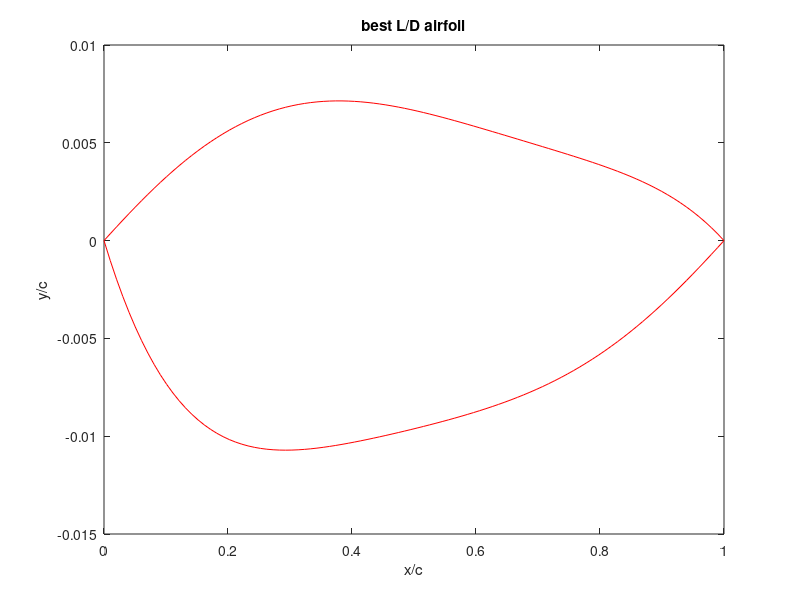
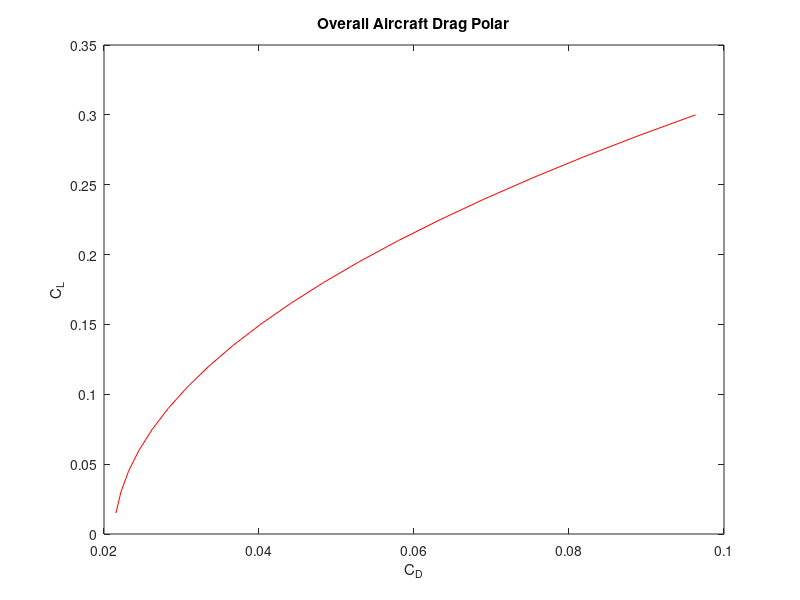
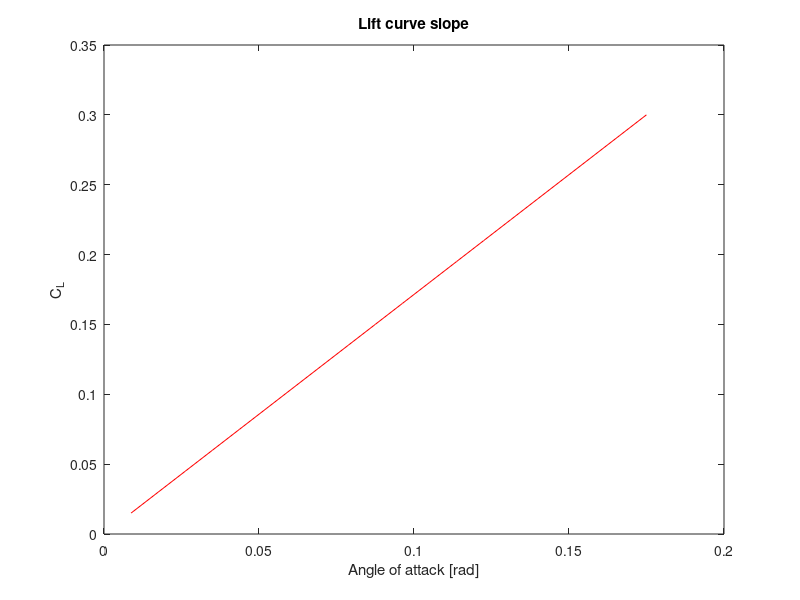
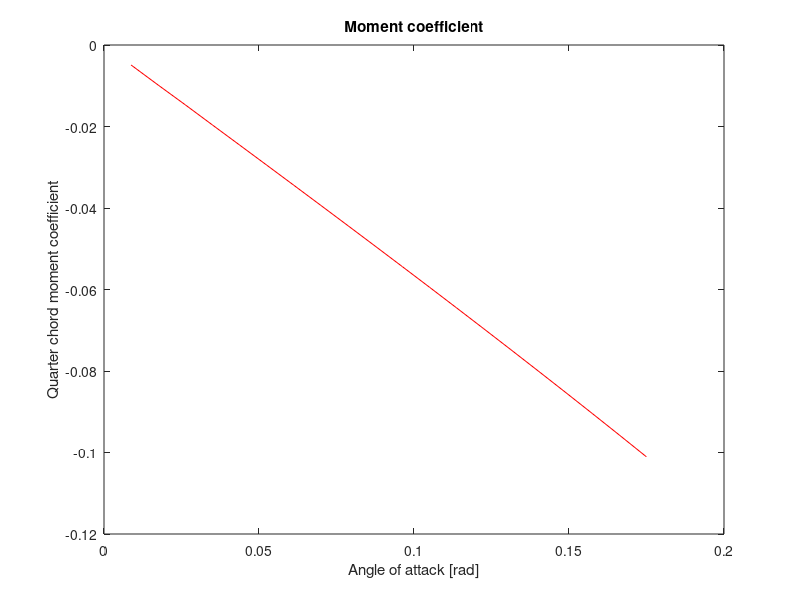

These figures' MATLAB source, in order:
% =============================================================================
% AIRFOIL GEOMETRY + AERODYNAMIC ANALYSIS
% =============================================================================
% Purpose:
%   1) Fit polynomial airfoil surfaces from LE radius, crest location, and TE slopes.
%   2) Compute section pressures, lift, and drag (subsonic thin-airfoil +
%      Prandtl-Glauert, or supersonic shock-expansion).
%   3) Sweep crest geometry to maximize L/D.
%   4) Check turbulent separation with Stratford's criterion (s_A vs s_B).
%
% Notes:
%   - Subsonic branch: M < 1.  Supersonic branch: M >= 1.
% =============================================================================

clc
clear
close all

%% ======================== 1. MISSION / FLOW INPUTS ========================
sweep=.9599;        % wing sweep [deg then rad]; last value used
e=.7567;.7;.4;.7;                      % Oswald efficiency
AR=2.8;8;1.75;8;                   % aspect ratio
C_d_0=.012;                        % profile / parasite Cd
Cd_p_fus=.002;                      % fuselage parasite Cd
i_max=200;                          % chordwise stations for force integration
xx_max=200;                         % stations for thin-airfoil integrals
y=1.4;                              % gamma (ratio of specific heats)
M=2;.4;.85;                  % Freestream Mach; first value used
a_inf=343;                          % Freestream air speed of sound
mu=1.789E-5;                        % Freestream air dynamic viscosity
rho=.3;1.225;.3;1.225;              % Freestream air density 
T_inf=300;                          % Freestream air temperature
p_inf=.2*101300;                    % Freestream air pressure
Cp=1005;                            % Specific heat of air
c_root=11.42;                       % Root chord length
%% ======================== 2. AIRFOIL GEOMETRY CONTROLS ========================
r_le = 0.04;                        % Wing leading-edge radius / chord
theta_le_u = 2*pi/180;3*pi/180;     % Upper surface leading edge angle
theta_te_u = -2*pi/180;-2*pi/180;   % Upper surface trailing edge angle
theta_le_l = -6*pi/180;-3*pi/180;   % Lower surface leading edge angle
theta_te_l = 2*pi/180;2*pi/180;     % Lower surface trailing edge angle

x_crest_u_min=0.25;                 %Lower bound best L/D max airfoil thickness x location (upper surface)
x_crest_u_max=0.4;                  %Upper bound best L/D max airfoil thickness x location (upper surface)
y_crest_u_min=0.005;                %Lower bound best L/D max airfoil thickness y location (upper surface) 
y_crest_u_max=.01;                  %Upper bound best L/D max airfoil thickness y location (upper surface)
x_crest_l_min=0.25;                 %Lower bound best L/D max airfoil thickness x location (lower surface)
x_crest_l_max=0.4;                  %Upper bound best L/D max airfoil thickness x location (lower surface)
y_crest_l_min=-0.005;               %Lower bound best L/D max airfoil thickness y location (lower surface)
y_crest_l_max=-.015;                 %Upper bound best L/D max airfoil thickness y location (lower surface)

%% ============================= For loop iteration parameters ======================== %%
N=20;                               % upper and lower surface iteration number for Prandtl-Meyer / shock relations
xxxx_max=15;                        % upper section iteration number for Prandtl-Meyer / shock relations
xxxxx_max=20;                       % lower section iteration number for Prandtl-Meyer / shock relations
xxxxxxx_max=15;                     % lower section iteration number for Prandtl-Meyer / shock relations
pp_max=0;                           % iteration number controlling x_crest_l
nn_max=0;                           % iteration number controlling y_crest_l
p_max=0;                            % iteration number controlling x_crest_u
n_max=0;                            % iteration number controlling y_crest_u
C_L_i_max=20;                       % iteration number controlling C_L increment
C_L_max=.3;                         % Max coefficient of lift analyzed for the creation of the plots

v_inf=1;                            % nondimensional freestream speed (do not change)
dx=1/i_max;

%% ======================== 3. CREST-GEOMETRY SEARCH LOOPS ========================
for C_L_i=1:C_L_i_max
C_L(C_L_i)=C_L_i/C_L_i_max*C_L_max;
% Nested brute-force sweep of lower/upper crest (x,y) to maximize L/D.
% Loop order:  pp = x_crest_l , nn = y_crest_l , p = x_crest_u , n = y_crest_u
for pp=2:pp_max+2
x_crest_l=(x_crest_l_max-x_crest_l_min)*(pp-2)/pp_max+x_crest_l_min;    
x_crest_l = .292857;
% x_crest_l = .292857;
for nn=2:nn_max+2
% y_crest_u = .2;
y_crest_l=(y_crest_l_max-y_crest_l_min)*(nn-2)/nn_max+y_crest_l_min;
y_crest_l=-.010714;
% y_crest_l=-.010714;
for p=2:p_max+2
x_crest_u=(x_crest_u_max-x_crest_u_min)*(p-2)/p_max+x_crest_u_min;
x_crest_u=.378571;
% x_crest_u=.378571;
for n=2:n_max+2
y_crest_u=(y_crest_u_max-y_crest_u_min)*(n-2)/n_max+y_crest_u_min;
y_crest_u=.007143;
% y_crest_u=.1;


%% ======================== 4. FIT POLYNOMIAL AIRFOIL SURFACES ========================
% Subsonic (M<1):  y = A1(i)*x^(1/2) + A2(i)*x + a3*x^2 + a4*x^3 + a5*x^4
%   A1(i) = +/-sqrt(2*r_le) enforces leading-edge radius.
%   Remaining coeffs match crest height, crest slope=0, TE height=0, TE slope.
% Supersonic (M>=1):  ordinary polynomial y = A1(i)*x + ... + a5*x^5
%   (no square-root LE term; LE and TE slopes imposed directly).
if M<1

a1_u = sqrt(2*r_le);                % upper-surface LE radius term

% Matrix for unknowns [a2_u a3_u a4_u a5_u a6_u]'
M_u = [x_crest_u^(1), x_crest_u^(2), x_crest_u^(3), x_crest_u^(4);

    1, (2)*x_crest_u^(1), (3)*x_crest_u^(2), (4)*x_crest_u^(3);

    1, 1, 1, 1;
    
    1, 2, 3, 4];

MM_u = [y_crest_u - a1_u*sqrt(x_crest_u); -(1/2)*a1_u*x_crest_u^(-1/2); -a1_u; tan(theta_te_u) - (1/2)*a1_u];

% Solve
A_u = M_u \ MM_u;

a2_u = A_u(1);
a3_u = A_u(2);
a4_u = A_u(3);
a5_u = A_u(4);

% LOWER SURFACE

a1_l = -sqrt(2*r_le);

% Matrix for unknowns [a2_l a3_l a4_l a5_l]'
M_l = [x_crest_l^(1), x_crest_l^(2), x_crest_l^(3), x_crest_l^(4);

1, (2)*x_crest_l^(1), (3)*x_crest_l^(2), (4)*x_crest_l^(3);

1, 1, 1, 1;
    
1, 2, 3, 4];

MM_l = [y_crest_l - a1_l*sqrt(x_crest_l); -(1/2)*a1_l*x_crest_l^(-1/2); -a1_l; tan(theta_te_l) - (1/2)*a1_l];

% Solve
A_l = M_l \ MM_l;

a2_l = A_l(1);
a3_l = A_l(2);
a4_l = A_l(3);
a5_l = A_l(4);

else

% Matrix for unknowns [a2_u a3_u a4_u a5_u a6_u]'
M_u = [x_crest_u^(1), x_crest_u^(2), x_crest_u^(3), x_crest_u^(4), x_crest_u^(5);

1, (2)*x_crest_u^(1), (3)*x_crest_u^(2),(4)*x_crest_u^(3), (5)*x_crest_u^(4);

    1, 1, 1, 1, 1;
    
    1, 2, 3, 4, 5;
    
    1,0,0,0,0];

MM_u = [y_crest_u; 0; 0; tan(theta_te_u); tan(theta_le_u)];

% Solve
A_u = M_u \ MM_u;

a1_u = A_u(1);
a2_u = A_u(2);
a3_u = A_u(3);
a4_u = A_u(4);
a5_u = A_u(5);
% LOWER SURFACE

% Matrix for unknowns [a2_l a3_l a4_l a5_l]'
M_l = [ x_crest_l^(1), x_crest_l^(2), x_crest_l^(3), x_crest_l^(4), x_crest_l^(5);

    1, (2)*x_crest_l^(1), (3)*x_crest_l^(2), (4)*x_crest_l^(3), (5)*x_crest_l^(4);

    1, 1, 1, 1, 1;
    
    1, 2, 3, 4, 5;
    
    1, 0, 0, 0, 0];

MM_l = [ y_crest_l; 0; 0; tan(theta_te_l); tan(theta_le_l)];

% Solve
A_l = M_l \ MM_l;

a1_l = A_l(1);
a2_l = A_l(2);
a3_l = A_l(3);
a4_l = A_l(4);
a5_l = A_l(5);

end
    
%% ======================== 5. CHORDWISE INTEGRATION SETUP ========================
D_u=0;                              % running upper-surface "drag" integral (axial)
D_l=0;
L_u=0;                              % running upper-surface "lift" integral (normal)
L_l=0;
r(1)=0;
dx_i=1/i_max;
ppp=0;
v_n(1)=0;
p_u(1)=p_inf*(1+((y-1)/2)*M^2)^(y/(y-1));
p_u_B(1)=p_inf*(1+((y-1)/2)*M^2)^(y/(y-1));
Cmc4(2)=0;
% p_u_B(1)=p_inf;
for i=2:(i_max-.01*i_max)
x_i(i)=1/i_max*(i-1)+.01;
% aoa(C_L_i)=(aoa_high-aoa_low)/i_max*(i-2)+aoa_low;

%% ----- 5a. SUBSONIC BRANCH: thin-airfoil theory + Cp -----
if M<1
dx_xx=1/xx_max;
sum_u(1)=0;
sum_l(1)=0;
theta(1)=0;
sum2=0;
sum3=0;
sum4=0;
u(1)=0;
l(1)=0;
sum5(1)=0;
x(1)=0;
for xx=2:xx_max
x(xx)=1/xx_max*(xx-1);
u(xx)=a1_u*x(xx)^(1/2)+a2_u*x(xx)^(1)+a3_u*x(xx)^(2)+a4_u*x(xx)^(3)+a5_u*x(xx)^(4);
s_u(xx)=0.5*a1_u*x(xx).^(-1/2) + 1*a2_u*x(xx).^(0) + 2*a3_u*x(xx).^(1) + 3*a4_u*x(xx).^(2) + 4*a5_u*x(xx).^(3);
l(xx)=a1_l*x(xx).^(1/2)+a2_l*x(xx).^(1)+a3_l*x(xx).^(2)+a4_l*x(xx).^(3)+a5_l*x(xx).^(4);
s_l(xx)=0.5*a1_l*x(xx).^(-1/2)+1*a2_l*x(xx)^(0)+2*a3_l*x(xx)^(1)+3*a4_l*x(xx)^(2)+4*a5_l*x(xx)^(3);
s_camber(xx)=((u(xx)+l(xx))/2-(u(xx-1)+l(xx-1))/2)/dx_xx;
s_camber(xx) = 0.5*(s_u(xx) + s_l(xx));

theta(xx)=acos(1-2*x(xx));
d_theta=(theta(xx)-theta(xx-1));

dy2=s_camber(xx)*d_theta;
sum2=dy2+sum2;
dy3=s_camber(xx)*cos(theta(xx))*d_theta;
sum3=dy3+sum3;
dy4=s_camber(xx)*cos(2*theta(xx))*d_theta;
sum4=dy4+sum4;

% Thin-airfoil Fourier coefficients from camber-line slope
A1(i)=2/pi*sum3;
A2(i)=2/pi*sum4;
aoa_L0=1/pi*sum2-A1(i)/2;              % zero-lift angle
L_s_2d = 4/(1-M^2)^0.5;             % 2-D lift slope with Prandtl-Glauert
L_s_3d=L_s_2d/(1+L_s_2d/(pi*AR*e)); % 3-D lift slope
aoa(C_L_i)=C_L(C_L_i)/L_s_3d+aoa_L0;              % geometric aoa(C_L_i) needed for target CL
A0=aoa(C_L_i)-1/pi*sum2;
A0=C_L(C_L_i)/L_s_3d-A1(i)/2;                 % A0 overwritten to match target CL

if xx<xx_max
x_q(xx)=x(xx);
s_u_q(xx)=0.5*a1_u*x_q(xx).^(-1/2) + 1*a2_u*x_q(xx).^(0) + 2*a3_u*x_q(xx).^(1) + 3*a4_u*x_q(xx).^(2) + 4*a5_u*x_q(xx).^(3);
s_l_q(xx)=0.5*a1_l*x_q(xx).^(-1/2)+1*a2_l*x_q(xx)^(0)+2*a3_l*x_q(xx)^(1)+3*a4_l*x_q(xx)^(2)+4*a5_l*x_q(xx)^(3);
s_camber_q(xx) = 0.5*(s_u_q(xx) + s_l_q(xx));

s_t_u(xx)=(s_u_q(xx)-s_camber_q(xx));
q_u(xx)=v_inf*s_t_u(xx);

if x_i(i)==x_q(xx)
dsum5(xx)=0;
else
dsum5(xx)=(q_u(xx)/(x_i(i)-x_q(xx)))*dx_xx;
end

sum5(xx)=dsum5(xx)+sum5(xx-1);
end

end

uu(i)=a1_u*x_i(i)^(1/2)+a2_u*x_i(i)^(1)+a3_u*x_i(i)^(2)+a4_u*x_i(i)^(3)+a5_u*x_i(i)^(4);
ll(i)=a1_l*x_i(i).^(1/2)+a2_l*x_i(i).^(1)+a3_l*x_i(i).^(2)+a4_l*x_i(i).^(3)+a5_l*x_i(i).^(4);
s_u(i)=0.5*a1_u*x_i(i).^(-1/2) + 1*a2_u*x_i(i).^(0) + 2*a3_u*x_i(i).^(1) + 3*a4_u*x_i(i).^(2) + 4*a5_u*x_i(i).^(3);
s_l(i)=0.5*a1_l*x_i(i).^(-1/2)+1*a2_l*x_i(i)^(0)+2*a3_l*x_i(i)^(1)+3*a4_l*x_i(i)^(2)+4*a5_l*x_i(i)^(3);
s_camber_i(i) = 0.5*(s_u(i) + s_l(i));

theta_B(i)=acos(1-2*x_i(i));
% Vortex-sheet strength (thin-airfoil theory)
gamma(i) = 2*v_inf*( A0*(1+cos(theta_B(i)))/sin(theta_B(i)) + A1(i)*sin(theta_B(i)) + A2(i)*sin(2*theta_B(i)) );
v_u(i)=v_inf+gamma(i)/2;               % upper-surface edge speed

gamma_air = y;                      % 1.4
V_ratio_u = v_u(i) / v_inf;
T_ratio_u = 1 + 0.5*(gamma_air-1)*M^2*(1 - V_ratio_u^2);

% Vacuum / max-speed limiter (T cannot go negative)
if T_ratio_u < 1e-8
    T_ratio_u = 1e-8;
end

p_ratio_u = T_ratio_u^(gamma_air/(gamma_air-1));
Cp_u(i) = (2/(gamma_air*M^2)) * (p_ratio_u - 1);
Re_x=rho*M*a_inf*x_i(i)*c_root/mu;
slope(i)=s_u(i)-aoa(C_L_i);
Cp_u_min_0=1-(1+aoa(C_L_i)/(2*r_le)^.5)^2;
Cp_u_min_0=1-(4*aoa(C_L_i)^2/(r_le+aoa(C_L_i)^2));
Cp_u_min=Cp_u_min_0/(1-M^2)^.5;

T_0 = T_inf*(1+(y-1)/2*M^2);
V_max_B = sqrt(2*Cp*T_0);
Cp_u_min_limit = 1-(V_max_B/(M*a_inf))^2;

aff=4*r_le;

if Cp_u_min>Cp_u(i) && Cp_u_min<0 && x_i(i)<.04
Cp_u(i)=Cp_u_min;
end

Cd_u_B=1;.03667;
theta_C=atan(s_u(i))-aoa(C_L_i);
Cp_u_3(i)=2*(sin(theta_C))*abs(sin(theta_C));
Cp_u_3(i)=2*(sin(theta_C))/(1-M^2)^.5;
p0 = p_inf*(1+(y-1)/2*M^2)^(y/(y-1));
Cp_u_3(i)=(p0-p_inf)*sin(theta_C)/(.5*y*p_inf*M^2);
p_u_C(i)=(Cp_u_3(i)+p_inf/(.5*rho*(M*a_inf)^2))*(.5*rho*(M*a_inf)^2);

dD_u(i)=(Cp_u(i))*s_u(i)*dx;
dL_u(i)=-(Cp_u(i))*dx;
D_u=dD_u(i)+D_u;
L_u=dL_u(i)+L_u;
r(i)=(L_u)/(D_u);

v_l(i)=v_inf-gamma(i)/2;

theta_D=atan(-s_l(i))+aoa(C_L_i);
p0 = p_inf*(1+(y-1)/2*M^2)^(y/(y-1));
Cp_l_3(i)=(p0-p_inf)*sin(theta_D)/(.5*y*p_inf*M^2);
p_u_D(i)=(Cp_l_3(i)+p_inf/(.5*rho*(M*a_inf)^2))*(.5*rho*(M*a_inf)^2);

V_ratio_l = v_l(i) / v_inf;
T_ratio_l = 1 + 0.5*(gamma_air-1)*M^2*(1 - V_ratio_l^2);
if T_ratio_l < 1e-8
    T_ratio_l = 1e-8;
end
p_ratio_l = T_ratio_l^(gamma_air/(gamma_air-1));
Cp_l(i) = (2/(gamma_air*M^2)) * (p_ratio_l - 1);
dD_l(i)=-Cp_l(i)*s_l(i)*dx;
dL_l(i)=Cp_l(i)*dx;
D_l=dD_l(i)+D_l;
L_l=dL_l(i)+L_l;
r_l(i)=(L_l)/(D_l);

D_u_true(i)=(L_u)*sin(aoa(C_L_i))+(D_u)*cos(aoa(C_L_i));
L_u_true(i)=(L_u)*cos(aoa(C_L_i))-(D_u)*sin(aoa(C_L_i));
r_u_true(i)=L_u_true(i)/D_u_true(i);
D_l_true(i)=(L_l)*sin(aoa(C_L_i))+(D_l)*cos(aoa(C_L_i));
L_l_true(i)=(L_l)*cos(aoa(C_L_i))-(D_l)*sin(aoa(C_L_i));
L_total(i)=(L_u_true(i)+L_l_true(i));
Cd_i=C_L(C_L_i)^2/(pi*AR*e);
Cd_p=C_d_0;
Cd_t(C_L_i)=(D_u_true(i)+D_l_true(i)+Cd_i+Cd_p+Cd_p_fus);
r_i(i)=(L_u_true(i)+L_l_true(i))/Cd_t(C_L_i);

p_u(i)=(Cp_u(i)+p_inf/(.5*y*p_inf*(M)^2))*(.5*y*p_inf*(M)^2);
p_min(i)=(Cp_u(i)+Cp_u_3(i)+p_inf/(.5*rho*(M*a_inf)^2))*(.5*rho*(M*a_inf)^2);  
p_u_ii(i)=p_u(i)+(p_u_C(i)-p_inf);
p_min_min(i)=min(p_u_ii(2:end));
Cp_min(i)=min(Cp_u+Cp_u_3);

if p_u_ii(i)==p_min_min(i)
iii=i;
end

% p_min=(Cp_u_min_n(2)+p_inf/(.5*rho_sl*(M*a_sl)^2))*(.5*rho_sl*(M*a_sl)^2);
Cp_u_2(i)=(p_u(i)-p_min_min(i))/(.5*y*p_inf*(M)^2);

% ----- Stratford turbulent-separation check -----
% s_A = LHS  ~  Cp_bar * sqrt( x * dCp/dx )
% s_B = RHS  ~  0.5 * (1e-6 * Re_x)^(1/10)
% Separation flagged later if max(s_A - s_B) > 0 aft of the minimum pressure.
% Cp_u_2 / (1-Cp_min) is the canonical pressure rise from the suction peak.
s_A(i)=Cp_u_2(i)/(1-Cp_min(i))*((x_i(i)-x_i(iii))*c_root*abs(Cp_u(i)-Cp_u(i-1))/(dx*c_root))^.5;
s_B(i)=.5*(10^(-6)*Re_x)^(1/10);

else
    
    
%% ----- 5b. SUPERSONIC BRANCH: shock-expansion marching -----
L_s_2d=4/(M^2-1)^.5;                % Ackeret 2-D lift slope
L_s_3d=L_s_2d/(1+L_s_2d/(pi*AR*e));
aoa(C_L_i)=C_L(C_L_i)/L_s_3d;
   
uu(i)=a1_u*x_i(i)^(1)+a2_u*x_i(i)^(2)+a3_u*x_i(i)^(3)+a4_u*x_i(i)^(4)+a5_u*x_i(i)^(5);
ll(i)=a1_l*x_i(i).^(1)+a2_l*x_i(i).^(2)+a3_l*x_i(i).^(3)+a4_l*x_i(i).^(4)+a5_l*x_i(i).^(5);
s_u(i)=a1_u + 2*a2_u*x_i(i).^(1) + 3*a3_u*x_i(i).^(2) + 4*a4_u*x_i(i)^(3) + 5*a5_u*x_i(i).^(4);
s_l(i)=a1_l+2*a2_l*x_i(i)^(1)+3*a3_l*x_i(i)^(2)+4*a4_l*x_i(i)^(3)+5*a5_l*x_i(i)^(4);

Bi=45;
M1=M;
beta_low=0;
beta_high=pi/2;                     % shock-angle search bounds

ct=dx_i;
if i==2

if theta_le_u-aoa(C_L_i)>0

beta_sh_u=(beta_low+beta_high)/2;
for xxxx=2:xxxx_max

% Oblique-shock theta-beta-M relation (upper LE)
wing_angle_u=atan(2*cot(beta_sh_u)*(M^2*(sin(beta_sh_u))^2-1)/(M^2*(y+cos(2*beta_sh_u))+2));

if wing_angle_u<(theta_le_u-aoa(C_L_i))
    beta_sh_u=beta_sh_u+(beta_high-beta_low)/2^xxxx;
else
    beta_sh_u=beta_sh_u-(beta_high-beta_low)/2^xxxx;
end

end

Mn1u = M*sin(beta_sh_u);
Mn2u = sqrt((1+((y-1)/2)*Mn1u^2) / (y*Mn1u^2-(y-1)/2));
M2u = Mn2u/sin(beta_sh_u-(theta_le_u-aoa(C_L_i)));
M2u = Mn2u/cos(pi/2-beta_sh_u-aoa(C_L_i)+theta_le_u);
vM2=((atan((((M2u^2)-1)*((y-1)/(y+1)))^0.5)*(((y+1)/(y-1))^0.5))-(atan(((M2u^2)-1)^0.5)));

else
        
theta_A=theta_le_u-aoa(C_L_i); 
vM1=((atan((((M^2)-1)*((y-1)/(y+1)))^0.5)*(((y+1)/(y-1))^0.5))-(atan(((M^2)-1)^0.5)));
vM2(i)=-theta_A+vM1;
M2u=2*M/2; % M3 initial condition set to a very high value
M2f=2*M; % fixed M3 initial condition reduced in the for loop

for iiiiii = 2:N
    
    vM2i(i)=((atan((((M2u^2)-1)*((y-1)/(y+1)))^0.5)*(((y+1)/(y-1))^0.5))-(atan(((M2u^2)-1)^0.5)));
    
    if vM2i(i)>vM2(i)
        M2u=M2u-(M2f/(2^iiiiii));
    else
        M2u=M2u+(M2f/(2^iiiiii));
    end
   
end

M2u=M2u;

vM2=((atan((((M2u^2)-1)*((y-1)/(y+1)))^0.5)*(((y+1)/(y-1))^0.5))-(atan(((M2u^2)-1)^0.5)));

end
    
T01= T_inf*(1+(y-1)/2*M^2);
p01dp1u=(((y-1)/2)*(M^2)+1)^(y/(y-1));
p02dp2u=(((y-1)/2)*(M2u^2)+1)^(y/(y-1));

if theta_te_u-aoa(C_L_i)>0
Mn1u = M*sin(beta_sh_u);
p02dp01 = (((y+1)*Mn1u^2)/((y-1)*Mn1u^2+2))^(y/(y-1))*((y+1)/(2*y*Mn1u^2-(y-1)))^(1/(y-1));
else
p02dp01=1;
end

p02 = p02dp01*p01dp1u;
p2u(i)=p02dp01/p02dp2u*p01dp1u;

Cpu1=(p2u(i)-1)/(.5*y*(M1^2));
Cnu1=-Cpu1*ct;
Cau1=Cpu1*s_u(2)*ct;

else

M3(2)=M2u;

% top right surface
theta_1=atan(s_u(i-1));
theta_2=atan(s_u(i));
theta_u(i)=theta_2-theta_1;

if theta_u(i)>0   
beta_sh_u_3=(beta_low+beta_high)/2;
for xxxx=2:xxxx_max

% --- Oblique-shock theta-beta-M relation ---
wing_angle_3_u=atan(2*cot(beta_sh_u_3)*(M^2*(sin(beta_sh_u_3))^2-1)/(M^2*(y+cos(2*beta_sh_u_3))+2));

if wing_angle_3_u<theta_u(i)
    beta_sh_u_3=beta_sh_u_3+(beta_high-beta_low)/2^xxxx;
else
    beta_sh_u_3=beta_sh_u_3-(beta_high-beta_low)/2^xxxx;
end

end

Mn2u3 = M3(i-1)*sin(beta_sh_u_3);
Mn3u = sqrt((1+((y-1)/2)*Mn2u3^2) / (y*Mn2u3^2-(y-1)/2));
M3(i) = Mn2u3/cos(pi/2-beta_sh_u_3+theta_u(i));
vM3(i)=((atan((((M3(i)^2)-1)*((y-1)/(y+1)))^0.5)*(((y+1)/(y-1))^0.5))-(atan(((M3(i)^2)-1)^0.5)));
p02dp2u3=(((y-1)/2)*(M3(i-1)^2)+1)^(y/(y-1));
p03dp3u=(((y-1)/2)*(M3(i)^2)+1)^(y/(y-1));
p02dp01 = (((y+1)*Mn2u3^2)/((y-1)*Mn2u3^2+2))^(y/(y-1))*((y+1)/(2*y*Mn2u3^2-(y-1)))^(1/(y-1));
p03(i) = p02dp01*p02dp2u3;
p3u(i)=p03(i)/p03dp3u;
       
else
      
p03(2)=p02;    
vM3(2)=vM2;
vM3(i)=-theta_u(i)+vM3(i-1);
M3i=2*M1/2; % M3 initial condition set to a very high value
M3f=2*M1; % fixed M3 initial condition reduced in the for loop

for iiiiii = 2:N
    
    vM3i(i)=((atan((((M3i^2)-1)*((y-1)/(y+1)))^0.5)*(((y+1)/(y-1))^0.5))-...
        (atan(((M3i^2)-1)^0.5)));
    
    if vM3i(i)>vM3(i)
        M3i=M3i-(M3f/(2^iiiiii));
    else
        M3i=M3i+(M3f/(2^iiiiii));
    end
   
end

M3(i)=M3i;

p01dp1u=(((y-1)/2)*(M1^2)+1)^(y/(y-1));
p03dp3u=(((y-1)/2)*(M3(i)^2)+1)^(y/(y-1));
p03(i)=p03(i-1);
p3u(i)=p03(i)/p03dp3u;

end

Cpu2(i)=(p3u(i)-1)/(.5*y*(M1^2));
Cnu2(i)=-Cpu2(i)*ct;
Cau2(i)=Cpu2(i)*s_u(i)*ct;

end

ct=dx_i;

if i==2

if -theta_le_l+aoa(C_L_i)>0    
beta_sh_l=(beta_low+beta_high)/2;
for xxxxx=2:xxxxx_max

% --- Oblique-shock theta-beta-M relation ---
wing_angle_l=atan(2*cot(beta_sh_l)*(M^2*(sin(beta_sh_l))^2-1)/(M^2*(y+cos(2*beta_sh_l))+2));

if wing_angle_l<(-theta_le_l+aoa(C_L_i))
    beta_sh_l=beta_sh_l+(beta_high-beta_low)/2^xxxxx;
else
    beta_sh_l=beta_sh_l-(beta_high-beta_low)/2^xxxxx;
end

end

Mn1l = M*sin(beta_sh_l);
Mn2l = sqrt((1+((y-1)/2)*Mn1l^2) / (y*Mn1l^2-(y-1)/2));
M2l = Mn2l/sin(beta_sh_l-(-theta_le_l+aoa(C_L_i)));
M2l = Mn2l/cos(pi/2-beta_sh_l+aoa(C_L_i)-theta_le_l);
vM2l=((atan((((M2l^2)-1)*((y-1)/(y+1)))^0.5)*(((y+1)/(y-1))^0.5))-(atan(((M2l^2)-1)^0.5)));

else

theta_Al=-theta_le_l+aoa(C_L_i); 
vM1l=((atan((((M^2)-1)*((y-1)/(y+1)))^0.5)*(((y+1)/(y-1))^0.5))-(atan(((M^2)-1)^0.5)));
vM2l(i)=-theta_Al+vM1l;      
M2l=2*M/2; % M3 initial condition set to a very high value
M2f=2*M; % fixed M3 initial condition reduced in the for loop

for iiiiii = 2:N   
    vM2il(i)=((atan((((M2l^2)-1)*((y-1)/(y+1)))^0.5)*(((y+1)/(y-1))^0.5))-(atan(((M2l^2)-1)^0.5)));  
    if vM2il(i)>vM2l(i)
        M2l=M2l-(M2f/(2^iiiiii));
    else
        M2l=M2l+(M2f/(2^iiiiii));
    end   
end

M2l=M2l;

vM2l=((atan((((M2l^2)-1)*((y-1)/(y+1)))^0.5)*(((y+1)/(y-1))^0.5))-(atan(((M2l^2)-1)^0.5)));
end

T01= T_inf*(1+(y-1)/2*M^2);
p01dp1l=(((y-1)/2)*(M^2)+1)^(y/(y-1));
p02dp2l=(((y-1)/2)*(M2l^2)+1)^(y/(y-1));

if -theta_le_l+aoa(C_L_i)>0
Mn1l = M*sin(beta_sh_l);
p02dp01l = (((y+1)*Mn1l^2)/((y-1)*Mn1l^2+2))^(y/(y-1))*((y+1)/(2*y*Mn1l^2-(y-1)))^(1/(y-1));
else
p02dp01l=1;
end

p02l = p02dp01l*p01dp1l;
p2l(i)=p02dp01l/p02dp2l*p01dp1l;

Cpl1=(p2l(i)-1)/(.5*y*(M1^2));
Cnl1=Cpl1*ct;
Cal1=-Cpl1*s_l(2)*ct;

else
      
M3l(2)=M2l;       
theta_1_l(i)=atan(s_l(i-1));
theta_2_l(i)=atan(s_l(i));
theta_l(i)=theta_2_l(i)-theta_1_l(i);   
       
if theta_l(i)<0   
beta_sh_l_3=(beta_low+beta_high)/2;
for xxxxxxx=2:xxxxxxx_max

% --- Oblique-shock theta-beta-M relation ---
wing_angle_3_l=atan(2*cot(beta_sh_l_3)*(M^2*(sin(beta_sh_l_3))^2-1)/(M^2*(y+cos(2*beta_sh_l_3))+2));

if wing_angle_3_l<-theta_l(i)
    beta_sh_l_3=beta_sh_l_3+(beta_high-beta_low)/2^xxxxxxx;
else
    beta_sh_l_3=beta_sh_l_3-(beta_high-beta_low)/2^xxxxxxx;
end

end

Mn2l3 = M3l(i-1)*sin(beta_sh_l_3);
Mn3l = sqrt((1+((y-1)/2)*Mn2l3^2) / (y*Mn2l3^2-(y-1)/2));
M3l(i) = Mn2l3/cos(pi/2-beta_sh_l_3-theta_l(i));
vM3l(i)=((atan((((M3l(i)^2)-1)*((y-1)/(y+1)))^0.5)*(((y+1)/(y-1))^0.5))-(atan(((M3l(i)^2)-1)^0.5)));
Mn3u = sqrt((1+((y-1)/2)*Mn2l3^2) / (y*Mn2l3^2-(y-1)/2));
p02dp2l3=(((y-1)/2)*(M3l(i-1)^2)+1)^(y/(y-1));
p03dp3l=(((y-1)/2)*(M3l(i)^2)+1)^(y/(y-1));
p02dp01l = (((y+1)*Mn2l3^2)/((y-1)*Mn2l3^2+2))^(y/(y-1))*((y+1)/(2*y*Mn2l3^2-(y-1)))^(1/(y-1));
p03l(i) = p02dp01l*p02dp2l3;
p3l(i)=p03l(i)/p03dp3l;
   
else    
    
vM3l(2)=vM2l;
vM3l(i)=theta_l(i)+vM3l(i-1);
M3i=10*M1/2; % M3 initial condition set to a very high value
M3f=10*M1; % fixed M3 initial condition reduced in the for loop


for iiiiii = 2:N
    
    vM3il(i)=((atan((((M3i^2)-1)*((y-1)/(y+1)))^0.5)*(((y+1)/(y-1))^0.5))-...
        (atan(((M3i^2)-1)^0.5)));
    
    if vM3il(i)>vM3l(i)
        M3i=M3i-(M3f/(2^iiiiii));
    else
        M3i=M3i+(M3f/(2^iiiiii));
    end
    
end

M3l(i)=M3i;
p03dp3l=(((y-1)/2)*(M3l(i)^2)+1)^(y/(y-1));
p3l(i)=p02l/p03dp3l;

end

Cpl2(i)=(p3l(i)-1)/(.5*y*(M1^2));
Cnl2(i)=Cpl2(i)*ct;
Cal2(i)=-Cpl2(i)*s_l(i)*ct;

dCmc4(i)=-((Cnu2(i)+Cnl2(i))*(x_i(i)-.25)-Cau2(i)*uu(i)-Cal2(i)*ll(i));

Cmc4(i)=dCmc4(i)+Cmc4(i-1);

end

% Integrate normal/axial force coefficients over the airfoil and rotate to lift/drag
if i>=i_max-2

Cn=Cnu1+sum(Cnu2)+Cnl1+sum(Cnl2);   % normal-force coefficient
Ca=Cau1+sum(Cau2)+Cal1+sum(Cal2);   % axial-force coefficient

Cl=(Cn*cos(aoa(C_L_i)))-(Ca*sin(aoa(C_L_i)));
Cd(C_L_i)=(Cn*sin(aoa(C_L_i)))+(Ca*cos(aoa(C_L_i)));

Cd_p=C_d_0;

Cd_i=C_L(C_L_i)^2/(pi*AR*e);
Cd_i=0;
Cd_p=C_d_0;
Cd_p_fus=.008;

Cd_t(C_L_i)=Cd(C_L_i)+Cd_i+Cd_p+Cd_p_fus;

r_i(i)=Cl/Cd_t(C_L_i);

end

end

end

%% ======================== 6. TRACK BEST L/D GEOMETRY ========================
r_j(n)=r_i(i);                      % L/D for this crest combination
r_j_max=max(r_j(2:end));

if r_j(n)==r_j_max
    r_le_j=r_le;
    x_crest_u_j=x_crest_u;
    y_crest_u_j=y_crest_u;
    x_crest_l_j=x_crest_l;
    y_crest_l_j=y_crest_l;
    aoa_j=aoa(C_L_i);
    a1_u_j=a1_u;
    a1_l_j=a1_l;
    a2_u_j=a2_u;
    a2_l_j=a2_l;
    a3_u_j=a3_u;
    a3_l_j=a3_l;
    a4_u_j=a4_u;
    a4_l_j=a4_l;
    a5_u_j=a5_u;
    a5_l_j=a5_l;
    if M<1
    s_A_j=s_A;
    s_B_j=s_B;
    end
end
    

end

r_k(p)=r_j_max;
r_k_max=max(r_k(2:end));

if r_k(p)==r_k_max
    r_le_k=r_le_j;
    x_crest_u_k=x_crest_u_j;
    y_crest_u_k=y_crest_u_j;
    x_crest_l_k=x_crest_l_j;
    y_crest_l_k=y_crest_l_j;
    aoa_k=aoa_j;
    a1_u_k=a1_u_j;
    a1_l_k=a1_l_j;
    a2_u_k=a2_u_j;
    a2_l_k=a2_l_j;
    a3_u_k=a3_u_j;
    a3_l_k=a3_l_j;
    a4_u_k=a4_u_j;
    a4_l_k=a4_l_j;
    a5_u_k=a5_u_j;
    a5_l_k=a5_l_j;
    if M<1
    s_A_k=s_A_j;
    s_B_k=s_B_j;
    end
end

end

r_n(nn)=r_k_max;
r_n_max=max(r_n(2:end));

if r_n(nn)==r_n_max
    r_le_n=r_le_k;
    x_crest_u_nn=x_crest_u_k;
    y_crest_u_nn=y_crest_u_k;
    x_crest_l_nn=x_crest_l_k;
    y_crest_l_nn=y_crest_l_k;
    aoa_n=aoa_k;
    a1_u_nn=a1_u_k;
    a1_l_nn=a1_l_k;
    a2_u_nn=a2_u_k;
    a2_l_nn=a2_l_k;
    a3_u_nn=a3_u_k;
    a3_l_nn=a3_l_k;
    a4_u_nn=a4_u_k;
    a4_l_nn=a4_l_k;
    a5_u_nn=a5_u_k;
    a5_l_nn=a5_l_k;
    if M<1
    s_A_nn=s_A_k;
    s_B_nn=s_B_k;
    end
end

end

r_p(pp)=r_n_max;
r_p_max=max(r_p(2:end));

if r_p(pp)==r_p_max
    r_le_p=r_le_n;
    x_crest_u_p=x_crest_u_nn;
    y_crest_u_p=y_crest_u_nn;
    x_crest_l_p=x_crest_l_nn;
    y_crest_l_p=y_crest_l_nn;
    aoa_p=aoa_n;
    a1_u_pp=a1_u_nn;
    a1_l_pp=a1_l_nn;
    a2_u_pp=a2_u_nn;
    a2_l_pp=a2_l_nn;
    a3_u_pp=a3_u_nn;
    a3_l_pp=a3_l_nn;
    a4_u_pp=a4_u_nn;
    a4_l_pp=a4_l_nn;
    a5_u_pp=a5_u_nn;
    a5_l_pp=a5_l_nn;
    if M<1
    s_A_pp=s_A_nn;
    s_B_pp=s_B_nn;
    end
end

end

if M<1
Cm_le(C_L_i)=-pi/2*(A0+A1(i)+A2(i)/2);
Cmc4(C_L_i)=pi/4*(A2(i)-A1(i));
Cmc4(C_L_i)=Cm_le(C_L_i)+L_total(i)/4;
Cmc4_0(C_L_i)=Cmc4(C_L_i);
else

Cmc4_0(C_L_i)=Cmc4(i);

end

LdD_0(C_L_i)=r_i(i);

end

%% ======================== 7. STRATFORD RESULT + FINAL GEOMETRY ========================
if M<1

diff_s=s_A_pp-s_B_pp;               % LHS - RHS of Stratford criterion
var_A=(round(i_max*x_crest_u_p));
max_diff_s=max(real(diff_s(var_A:end)));  % only check aft of upper crest

if max_diff_s>0
    fprintf('flow separation\n')    % s_A > s_B  =>  recovery too steep
else
    fprintf('no flow separation\n')
end

end

aoa_final=aoa_p;

r_final=r_p_max;

fprintf('aoa(C_L_i)=%f\nx_crest_u=%f\ny_crest_u=%f\n',aoa_final,x_crest_u_p,y_crest_u_p)

fprintf('x_crest_l=%f\ny_crest_l=%f\nL/D=%f\n',x_crest_l_p,y_crest_l_p,r_final)

if M<1
x=linspace(0,1,100);
u_final=a1_u_pp*x.^(1/2)+a2_u_pp*x.^(1)+a3_u_pp*x.^(2)+a4_u_pp*x.^(3)+a5_u_pp*x.^(4);
l_final=a1_l_pp*x.^(1/2)+a2_l_pp*x.^(1)+a3_l_pp*x.^(2)+a4_l_pp*x.^(3)+a5_l_pp*x.^(4);
else
x=linspace(0,1,100);
u_final=a1_u_pp*x.^(1)+a2_u_pp*x.^(2)+a3_u_pp*x.^(3)+a4_u_pp*x.^(4)+a5_u_pp*x.^(5);
l_final=a1_l_pp*x.^(1)+a2_l_pp*x.^(2)+a3_l_pp*x.^(3)+a4_l_pp*x.^(4)+a5_l_pp*x.^(5);
end

plot(x,u_final,'-r')
hold on
plot(x,l_final,'-r')
xlabel('x/c')
ylabel('y/c')
title('best L/D airfoil')

figure(2)
plot (Cd_t,C_L,'-r')
xlabel('C_D')
ylabel('C_L')
title('Overall Aircraft Drag Polar')

figure(3)
plot (aoa, C_L, '-r')
xlabel('Angle of attack [rad]')
ylabel('C_L')
title('Lift curve slope')

figure(4)
plot (aoa, Cmc4_0, '-r')
xlabel('Angle of attack [rad]')
ylabel('Quarter chord moment coefficient')
title('Moment coefficient')

figure(5)
plot (aoa, LdD_0, '-r')
xlabel('Angle of attack [rad]')
ylabel('Lift to drag ratio')
title('L/D vs Angle Of Attack')
